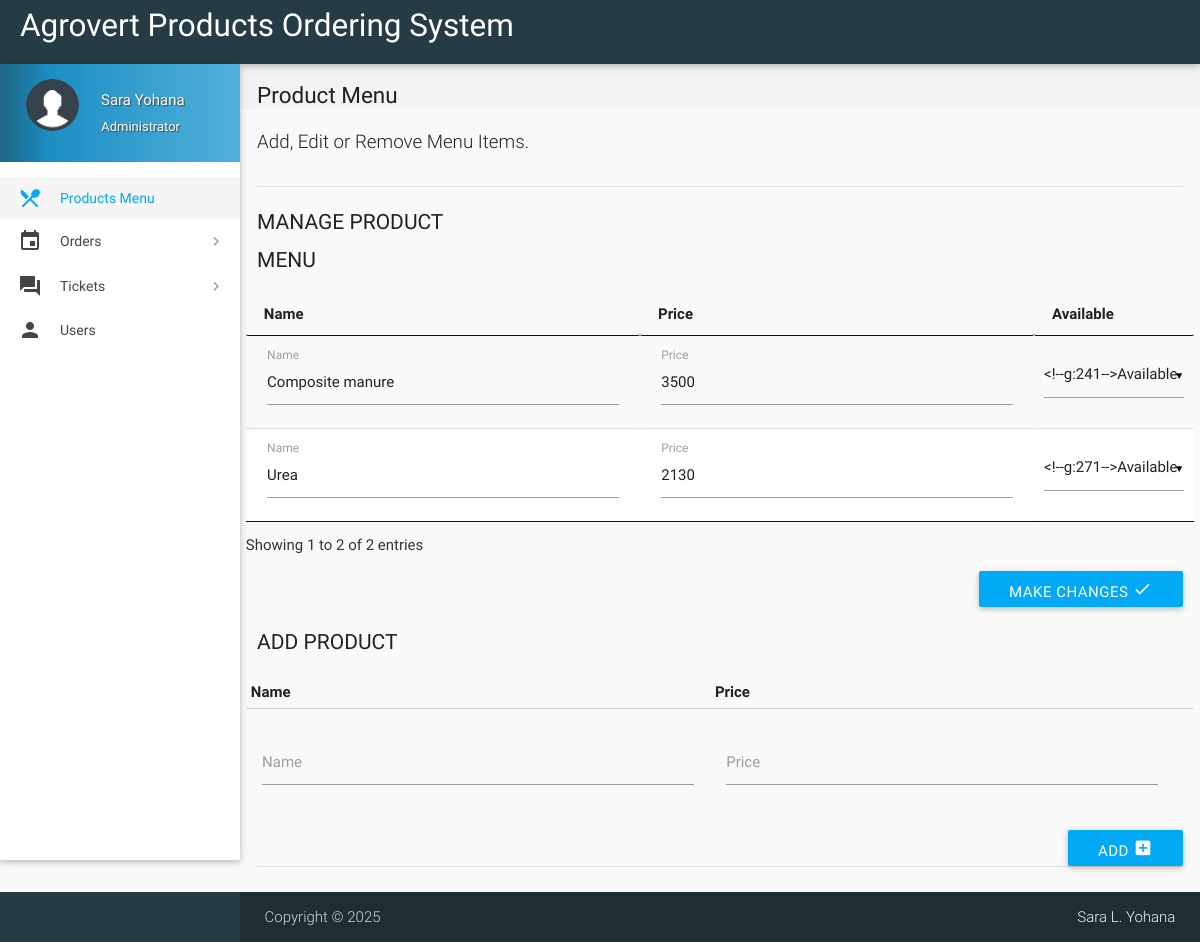
Screenshot of /admin-page.php (signed in) with the database file from the repository.
### tables this page shows
CREATE TABLE `items` (
  `id` int(11) NOT NULL,
  `name` varchar(20) NOT NULL,
  `price` int(11) NOT NULL,
  `item_image` varchar(255) NOT NULL,
  `deleted` tinyint(4) NOT NULL DEFAULT 0
);

### includes/connect.php (called while the page is built, shortened)
<?php
if(isset($_SESSION['name']))
$name = $_SESSION['name'];
if(isset($_SESSION['role']))
$role = $_SESSION['role'];
?>

### admin-page.php (the view, shortened to what this page needs)
<?php
include 'includes/connect.php';
	if($_SESSION['admin_sid']==session_id())
	{
		?>
<!DOCTYPE html>
<html lang="en">
<head>
  <link href="css/materialize.min.css" type="text/css" rel="stylesheet" media="screen,projection">
  <link href="css/style.min.css" type="text/css" rel="stylesheet" media="screen,projection">
  <link href="css/custom/custom.min.css" type="text/css" rel="stylesheet" media="screen,projection">
  <link href="js/plugins/perfect-scrollbar/perfect-scrollbar.css" type="text/css" rel="stylesheet" media="screen,projection">
  <link href="js/plugins/data-tables/css/jquery.dataTables.min.css" type="text/css" rel="stylesheet" media="screen,projection">
</head>
<body>
  <header id="header" class="page-topbar">
        <div class="navbar-fixed">
            <nav class="navbar-color">
                <div class="nav-wrapper">
                    <ul class="left">
                      <li><h1 class="logo-wrapper"><a href="index.php" class="brand-logo darken-1">Agrovert Products Ordering System</a></h1></li>
                    </ul>
                </div>
            </nav>
        </div>
  </header>
  <div id="main">
    <div class="wrapper">
      <aside id="left-sidebar-nav">
        <ul id="slide-out" class="side-nav fixed leftside-navigation">
            <li class="user-details  light-blue darken-2">
            <div class="row">
                <div class="col col s4 m4 l4">
                    <img src="images/userav.png" alt="" class="circle responsive-img valign profile-image">
                </div>
                <div class="col col s8 m8 l8">
                    <a class="btn-flat dropdown-button waves-effect waves-light white-text profile-btn" href="#" data-activates="profile-dropdown"><?php echo $name;?> <i class="mdi-navigation-arrow-drop-down right"></i></a>
                    <p class="user-roal"><?php echo $role;?></p>
                </div>
            </div>
            </li>
            <li class="bold active"><a href="index.php" class="waves-effect waves-light-blue"><i class="mdi-maps-local-restaurant"></i> Products Menu</a>
            </li>
                <li class="no-padding">
                    <ul class="collapsible collapsible-accordion">
                        <li class="bold"><a class="collapsible-header waves-effect waves-light-blue"><i class="mdi-editor-insert-invitation"></i> Orders</a>
                        </li>
                    </ul>
                </li>
                 <li class="no-padding">
                    <ul class="collapsible collapsible-accordion">
                        <li class="bold"><a class="collapsible-header waves-effect waves-light-blue"><i class="mdi-action-question-answer"></i> Tickets</a>
                        </li>
                    </ul>
                </li>
            <li class="bold"><a href="users.php" class="waves-effect waves-light-blue"><i class="mdi-social-person"></i> Users</a>
            </li>
        </ul>
        </aside>
      <section id="content">
        <div id="breadcrumbs-wrapper">
          <div class="container">
            <div class="row">
              <div class="col s12 m12 l12">
                <h5 class="breadcrumbs-title">Product Menu</h5>
              </div>
            </div>
          </div>
        </div>
        <div class="container">
          <p class="caption">Add, Edit or Remove Menu Items.</p>
          <div class="divider"></div>
		  <form class="formValidate" id="formValidate" method="post" action="routers/menu-router.php" novalidate="novalidate">
            <div class="row">
              <div class="col s12 m4 l3">
                <h4 class="header">Manage Product Menu</h4>
              </div>
              <div>
				<table id="data-table-admin" class="responsive-table display" cellspacing="0">
                    <thead>
                      <tr>
                        <th>Name</th>
                        <th>Price</th>
                        <th>Available</th>
                      </tr>
                    </thead>
                    <tbody>
				<?php
				$result = mysqli_query($con, "SELECT * FROM items");
				while($row = mysqli_fetch_array($result))
				{
					echo '<tr><td><div class="input-field col s12"><label for="'.$row["id"].'_name">Name</label>';
					echo '<input value="'.$row["name"].'" id="'.$row["id"].'_name" name="'.$row['id'].'_name" type="text" data-error=".errorTxt'.$row["id"].'"><div class="errorTxt'.$row["id"].'"></div></td>';
					echo '<td><div class="input-field col s12 "><label for="'.$row["id"].'_price">Price</label>';
					echo '<input value="'.$row["price"].'" id="'.$row["id"].'_price" name="'.$row['id'].'_price" type="text" data-error=".errorTxt'.$row["id"].'"><div class="errorTxt'.$row["id"].'"></div></td>';
					echo '<td>';
					if($row['deleted'] == 0){
						$text1 = 'selected';
						$text2 = '';
					}
					else{
						$text1 = '';
						$text2 = 'selected';
					}
					echo '<select name="'.$row['id'].'_hide">
                      <option value="1"'.$text1.'>Available</option>
                      <option value="2"'.$text2.'>Not Available</option>
                    </select></td></tr>';
				}
				?>
                    </tbody>
</table>
              </div>
			  <div class="input-field col s12">
                              <button class="btn  light-blue waves-effect waves-light right" type="submit" name="action">Make Changes
                                <i class="mdi-action-done"></i>
                              </button>
                            </div>
            </div>
			</form>
		  <form class="formValidate" id="formValidate1" method="post" action="routers/add-item.php" novalidate="novalidate">
            <div class="row">
              <div class="col s12 m4 l3">
                <h4 class="header">Add Product</h4>
              </div>
              <div>
<table>
                    <thead>
                      <tr>
                        <th data-field="id">Name</th>
                        <th data-field="name">Price</th>
                      </tr>
                    </thead>
                    <tbody>
				<?php
					echo '<tr><td><div class="input-field col s12"><label for="name">Name</label>';
					echo '<input id="name" name="name" type="text" data-error=".errorTxt01"><div class="errorTxt01"></div></td>';
					echo '<td><div class="input-field col s12 "><label for="price" class="">Price</label>';
					echo '<input id="price" name="price" type="text" data-error=".errorTxt02"><div class="errorTxt02"></div></td>';
					echo '<td></tr>';
				?>
                    </tbody>
</table>
              </div>
			  <div class="input-field col s12">
                              <button class="btn  light-blue waves-effect waves-light right" type="submit" name="action">Add
                                <i class="mdi-content-add-box"></i>
                              </button>
                            </div>
            </div>
			</form>
            <div class="divider"></div>
          </div>
        </div>
        </div>
  <footer class="page-footer">
    <div class="footer-copyright">
      <div class="container">
      <span>Copyright © <?php echo date("Y"); ?><span class="right"><a class="grey-text text-lighten-4" href="">Sara L. Yohana</a></span>
        </div>
    </div>
  </footer>
</body>
</html>
<?php
	}
?>

### admin-page.php (style rules this page uses)
.input-field label.active { width:100%; }

### rows the page displays
items: name "Composite manure", price "3500"
items: name "Urea", price "2130"

### other values shown
$name "Sara Yohana"
$role "Administrator"
